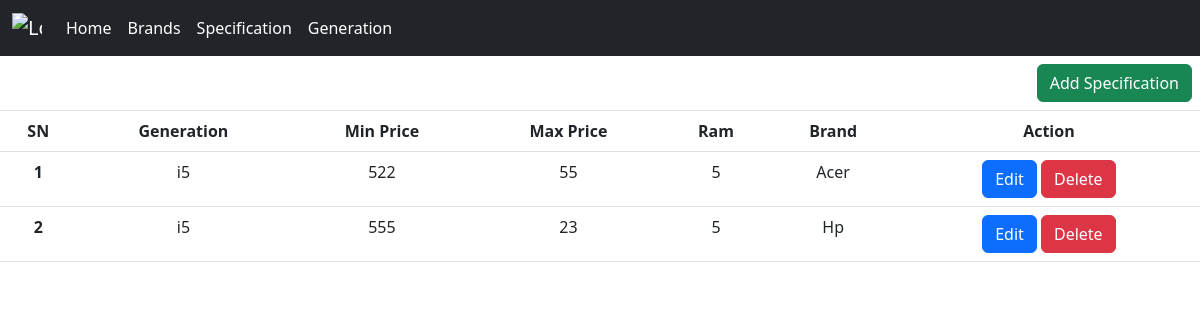
Screenshot of /specificationlist with the database file from the repository.
### computer/models.py (models this page shows, shortened)
class ComputerSpecification(models.Model):
    generation = models.ForeignKey(ComputerGeneration, on_delete=models.CASCADE)
    min_price = models.IntegerField()
    max_price = models.IntegerField()
    ram = models.PositiveSmallIntegerField()
    brand = models.ForeignKey(ComputerBrands,on_delete=models.CASCADE, related_name='brand')

class ComputerGeneration(models.Model):
    generation = models.CharField(max_length=100)
    def __str__(self):
        return self.generation

class ComputerBrands(models.Model):
    brand_name = models.CharField(max_length=50)
    logo = models.ImageField(upload_to='media')
    def __str__(self):
        return self.brand_name

### computer/views.py (the view)
# urls.py: path('specificationlist', views.ListSpecificationView.as_view(), name='listspecification'),
class ListSpecificationView(View):
    def get(self, request):
        list = ComputerSpecification.objects.all()
        context = {
            'list':list,
        }
        return render(request,'specificationlist.html',context)

### templates/specificationlist.html (shortened to what this page needs)
<!DOCTYPE html>
<html lang="en">
<head>
  <link rel="stylesheet" href="https://cdn.jsdelivr.net/npm/bootstrap@5.3.0/dist/css/bootstrap.min.css">
</head>
{% include 'navbar.html' %}
<body>
<table class="table">
  <thead class="thead-dark">
    <tr>
      <th colspan="7" class="text-end">
        <a href="{% url 'specification' %}" id="addDataBtn" class="btn btn-success">Add Specification</a>
      </th>
    </tr>
    <tr class="text-center">
      <th scope="col">SN</th>
      <th scope="col">Generation</th>
      <th scope="col">Min Price</th>
      <th scope="col">Max Price</th>
      <th scope="col">Ram</th>
      <th scope="col">Brand</th>
      <th scope="col">Action</th>
    </tr>
  </thead>
  <tbody>
    {% for item in list %}
      <tr data-pk="{{ item.pk }}" class="text-center">
        <th scope="row">{{ forloop.counter }}</th>
        <td>{{item.generation}}</td>
        <td>{{item.min_price}}</td>
        <td>{{item.max_price}}</td>
        <td>{{item.ram}}</td>
        <td>{{item.brand}}</td>
        <td>
          <a href="{% url 'update_specification' item.pk %}" class="btn btn-primary">Edit</a>
          <button class="btn btn-danger" onclick="confirmDelete('{{ item.pk }}')">Delete</button>
        </td>
      </tr>
    {% endfor %}
  </tbody>
</table>
</body>
</html>

### rows the page displays
ComputerSpecification: generation "i5", min_price "522", max_price "55", ram "5", brand "Acer"
ComputerSpecification: generation "i5", min_price "555", max_price "23", ram "5", brand "Hp"
